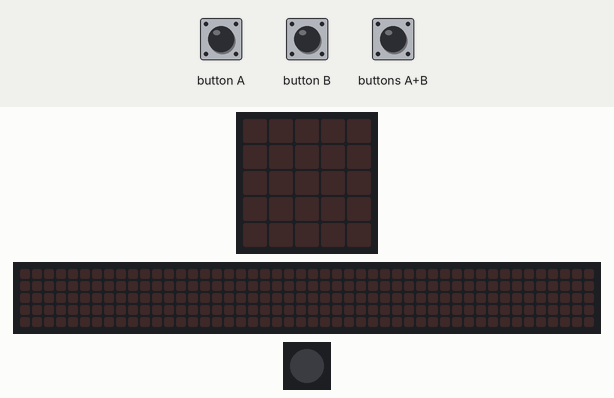
Bench run of a program on a simulated Calliope mini (MakeCode). Shown: the board's 5×5 LED display, a strip that is not on the board, showing the scrolling text unrolled, 1 RGB LEDs in strip order, left to right. The test bench sets the inputs (shaded band). The 48×5 strip is a reading aid, not a part: it shows the text the display is scrolling, unrolled, one strip-width of it at a time.

Above: at 1.2 s.
1.3 s: button A pressed for 0.15 s
At 1.52 s:
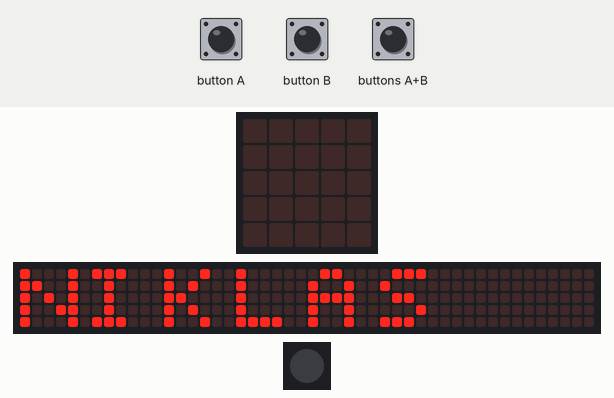
4.3 s: buttons A+B pressed for 0.15 s
At 4.52 s:
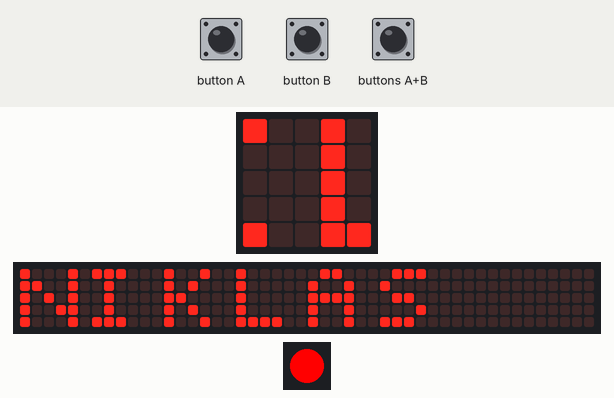
7.3 s: button B pressed for 0.15 s
At 8.4 s:
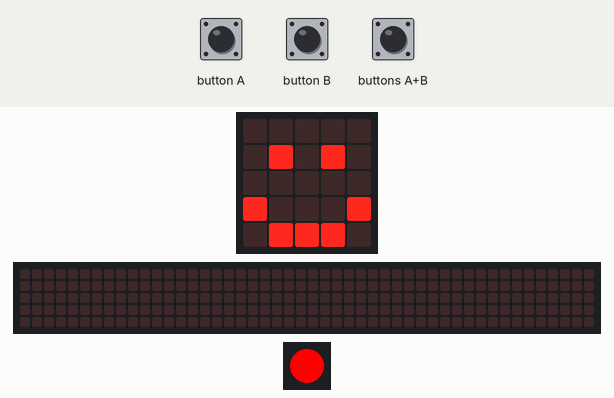
9.2 s: button A pressed for 0.15 s
At 16.8 s:
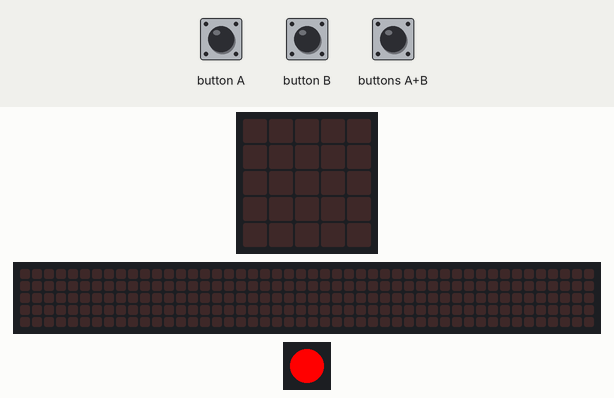

The program:

main.ts
```typescript
input.onButtonEvent(Button.A, input.buttonEventClick(), function () {
    basic.showString("NIKLAS")
})
input.onButtonEvent(Button.AB, input.buttonEventClick(), function () {
    basic.setLedColor(0xff0000)
})
input.onButtonEvent(Button.B, input.buttonEventClick(), function () {
    basic.showIcon(IconNames.Happy)
})
basic.forever(function () {

})
```

test.ts
```typescript
// Hier kann man Tests durchführen; diese Datei wird nicht kompiliert, wenn dieses Paket als Erweiterung verwendet wird.
```

Measured:
- after the input at 1.3 s, the display: changes after 0.15 s (image 1)
- after the input at 4.3 s, the display: first differs from a run without the input after 0.15 s (image 2)
- after the input at 7.3 s, the display: first differs from a run without the input after 0.45 s (image 3)
- after the input at 9.2 s, the display: first changes after 0.15 s (image 4 shows a later state)
